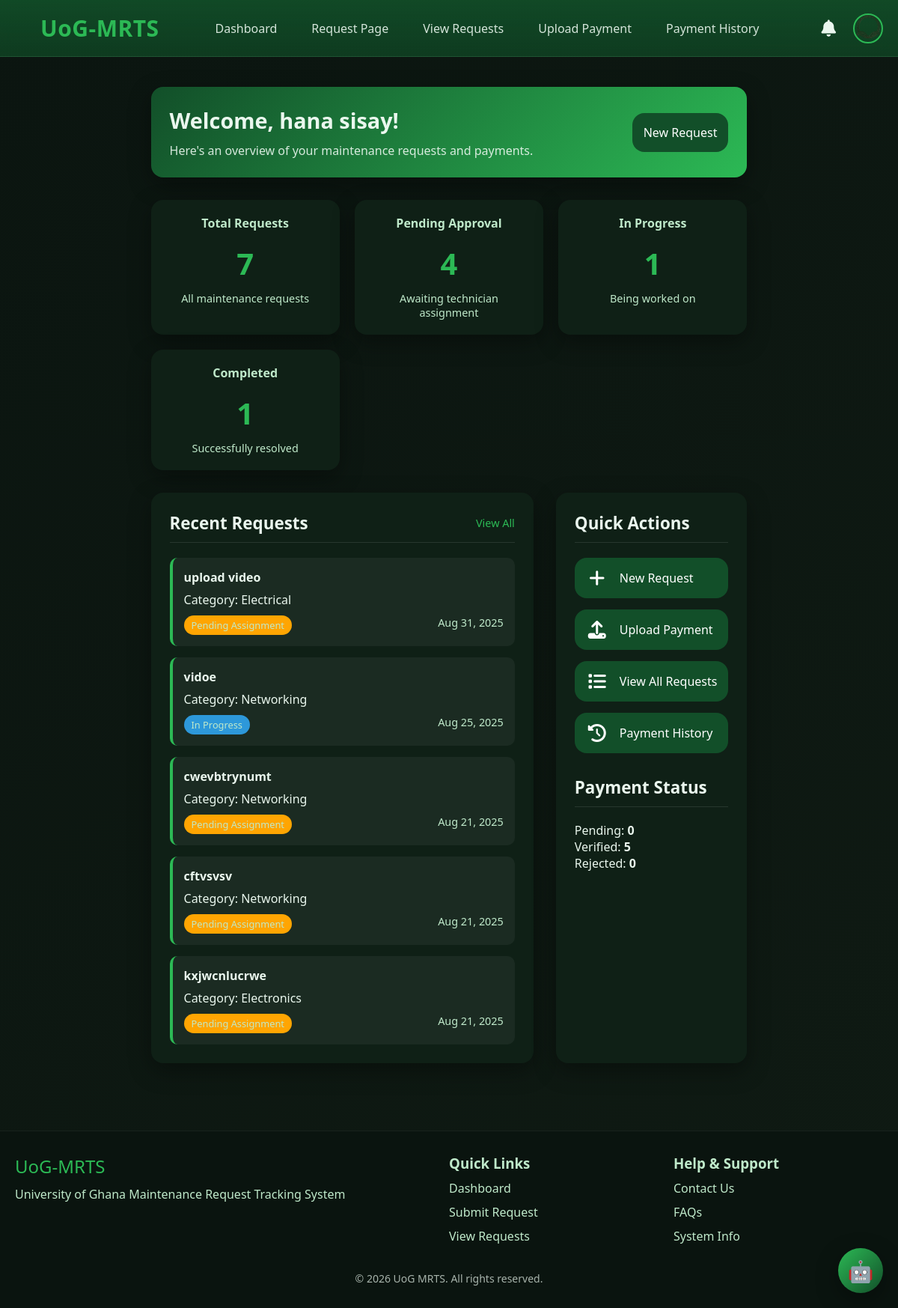
Screenshot of /dashboard/external_dashboard.php (signed in) with the database file from the repository.
### tables this page shows
CREATE TABLE IF NOT EXISTS `users` (
  `id` int NOT NULL AUTO_INCREMENT,
  `fullname` varchar(100) DEFAULT NULL,
  `username` varchar(100) DEFAULT NULL,
  `email` varchar(100) DEFAULT NULL,
  `phone` varchar(20) DEFAULT NULL,
  `telegram` varchar(100) DEFAULT NULL,
  `role` varchar(50) DEFAULT NULL,
  `specialization` varchar(100) DEFAULT NULL,
  `password` varchar(255) DEFAULT NULL,
  `is_approved` tinyint(1) DEFAULT '0',
  `temp_password_flag` tinyint(1) DEFAULT '0',
  `account_status` enum('enabled','disabled') NOT NULL DEFAULT 'enabled',
  `failed_attempts` int NOT NULL DEFAULT '0',
  `last_failed_login` datetime DEFAULT NULL,
  `profile_image` varchar(255) DEFAULT NULL,
  PRIMARY KEY (`id`)
);

CREATE TABLE IF NOT EXISTS `requests` (
  `id` int NOT NULL AUTO_INCREMENT,
  `requested_by` int DEFAULT NULL,
  `issue_title` varchar(255) DEFAULT NULL,
  `issue_description` text,
  `category` varchar(100) DEFAULT NULL,
  `campus` varchar(100) DEFAULT NULL,
  `building_number` varchar(50) DEFAULT NULL,
  `room_number` varchar(50) DEFAULT NULL,
  `image_path` varchar(255) DEFAULT NULL,
  `audio_path` varchar(255) DEFAULT NULL,
  `video_path` varchar(255) DEFAULT NULL,
  `assigned_technician_id` int DEFAULT NULL,
  `created_at` timestamp NULL DEFAULT CURRENT_TIMESTAMP,
  `user_type` enum('staff','external') DEFAULT 'staff',
  `status` enum('Pending Assignment','Assigned','In Progress','Completed') NOT NULL DEFAULT 'Pending Assignment',
  `price_status` enum('Not Set','Pending Payment','Paid','Verified') DEFAULT NULL,
  PRIMARY KEY (`id`),
  KEY `requested_by` (`requested_by`)
);

CREATE TABLE IF NOT EXISTS `paymentproof` (
  `id` int NOT NULL AUTO_INCREMENT,
  `request_id` int NOT NULL,
  `price` decimal(10,2) DEFAULT NULL,
  `payment_instructions` varchar(255) DEFAULT NULL,
  `payment_code` varchar(100) DEFAULT NULL,
  `payment_screenshot_path` varchar(255) DEFAULT NULL,
  `verified_status` enum('Pending','Waiting Payment','Pending Payment Verification','Verified','Rejected') NOT NULL DEFAULT 'Pending',
  `created_at` timestamp NULL DEFAULT CURRENT_TIMESTAMP,
  `tx_ref` varchar(100) DEFAULT NULL,
  PRIMARY KEY (`id`),
  KEY `request_id` (`request_id`)
);

### dashboard/external_dashboard.php (the view, shortened to what this page needs)
<?php
$conn = new mysqli("localhost", "root", "", "test_uog");
$stmt = $conn->prepare("SELECT profile_image FROM users WHERE id = ?");
$stmt->bind_param("i", $_SESSION['user_id']);
$stmt->execute();
$stmt->bind_result($photo);
$user_id = $_SESSION['user_id'];
$stats_query = "SELECT
    COUNT(*) as total_requests,
    SUM(CASE WHEN status = 'Pending Assignment' THEN 1 ELSE 0 END) as pending,
    SUM(CASE WHEN status = 'Assigned' THEN 1 ELSE 0 END) as assigned,
    SUM(CASE WHEN status = 'In Progress' THEN 1 ELSE 0 END) as in_progress,
    SUM(CASE WHEN status = 'Completed' THEN 1 ELSE 0 END) as completed
FROM requests
WHERE requested_by = ? AND user_type = 'external'";
$stmt = $conn->prepare($stats_query);
$stmt->bind_param("i", $user_id);
$stmt->execute();
$stats_result = $stmt->get_result();
$stats = $stats_result->fetch_assoc();
$payment_query = "SELECT
    COUNT(*) as total_payments,
    SUM(CASE WHEN pp.verified_status = 'Pending' OR pp.verified_status = 'Pending Payment Verification' THEN 1 ELSE 0 END) as pending_payments,
    SUM(CASE WHEN pp.verified_status = 'Verified' THEN 1 ELSE 0 END) as verified_payments,
    SUM(CASE WHEN pp.verified_status = 'Rejected' THEN 1 ELSE 0 END) as rejected_payments
FROM paymentproof pp
JOIN requests r ON pp.request_id = r.id
WHERE r.requested_by = ? AND r.user_type = 'external'";
$stmt = $conn->prepare($payment_query);
$stmt->bind_param("i", $user_id);
$stmt->execute();
$payment_result = $stmt->get_result();
$payment_stats = $payment_result->fetch_assoc();
$recent_requests_query = "SELECT
    r.id, r.issue_title, r.category, r.status, r.created_at,
    pp.verified_status, pp.price
FROM requests r
LEFT JOIN paymentproof pp ON r.id = pp.request_id
WHERE r.requested_by = ? AND r.user_type = 'external'
ORDER BY r.created_at DESC
LIMIT 5";
$stmt = $conn->prepare($recent_requests_query);
$stmt->bind_param("i", $user_id);
$stmt->execute();
$recent_requests_result = $stmt->get_result();
$recent_requests = [];
while ($row = $recent_requests_result->fetch_assoc()) {
    $recent_requests[] = $row;
}
$avatar_type = $photo ? "image" : "icon";
$avatar_value = $photo ? "uploads/" . htmlspecialchars($photo) : "👤";
?>
<!DOCTYPE html>
<html lang="en">
<head>
<link rel="stylesheet" href="https://cdnjs.cloudflare.com/ajax/libs/font-awesome/6.4.0/css/all.min.css">
<link rel="stylesheet" href="external_dashboard.css">
</head>
<body>
<nav class="nav">
    <div class="nav-inner">
        <div class="brand">
            <div class="brand-badge" aria-hidden="true">
                <svg viewBox="0 0 24 24"></svg>
            </div>
            <span style="font-size: 30px; color: #2CB955;">UoG-MRTS</span>
        </div>
        <div class="nav-links">
          <a href="external_dashboard.php">Dashboard</a>
            <a href="external_user.php">Request Page</a>
            <a href="view_requests.php">View Requests</a>
            <a href="external_payment_upload.php">Upload Payment</a>
            <a href="external_payment_history.php">Payment History</a>
        </div>
        <div class="nav-right">
            <a href="notifications.php" class="notification-bell">
                 <i class="fas fa-bell"></i>
            </a>
            <div class="profile-container">
                <?php if ($avatar_type === "image"): ?>
                    <img src="<?php echo $avatar_value; ?>" alt="Profile" class="profile-pic">
                <?php else: ?>
                    <div class="profile-icon"><?php echo $avatar_value; ?></div>
                <?php endif; ?>
            </div>
        </div>
    </div>
</nav>
<div class="main-content">
    <div class="dashboard-container">
        <div class="welcome-banner">
            <div class="welcome-text">
                <h2>Welcome, <?php echo htmlspecialchars($_SESSION['fullname'] ?? 'External User'); ?>!</h2>
                <p>Here's an overview of your maintenance requests and payments.</p>
            </div>
            <div class="welcome-actions">
                <a href="external_user.php" class="action-btn">New Request</a>
            </div>
        </div>
        <div class="stats-grid">
            <div class="stat-card">
                <h3>Total Requests</h3>
                <p class="stat-number"><?php echo $stats['total_requests'] ?? 0; ?></p>
                <p class="stat-desc">All maintenance requests</p>
            </div>
            <div class="stat-card">
                <h3>Pending Approval</h3>
                <p class="stat-number"><?php echo $stats['pending'] ?? 0; ?></p>
                <p class="stat-desc">Awaiting technician assignment</p>
            </div>
            <div class="stat-card">
                <h3>In Progress</h3>
                <p class="stat-number"><?php echo $stats['in_progress'] ?? 0; ?></p>
                <p class="stat-desc">Being worked on</p>
            </div>
            <div class="stat-card">
                <h3>Completed</h3>
                <p class="stat-number"><?php echo $stats['completed'] ?? 0; ?></p>
                <p class="stat-desc">Successfully resolved</p>
            </div>
        </div>
        <div class="dashboard-sections">
            <div class="recent-section">
                <div class="section-header">
                    <h2>Recent Requests</h2>
                    <a href="view_requests.php" class="view-all">View All</a>
                </div>
                <div class="requests-list">
                    <?php if (!empty($recent_requests)): ?>
                        <?php foreach($recent_requests as $request):
                            $status_class = '';
                            if ($request['status'] == 'In Progress') $status_class = 'status-inprogress';
                            if ($request['status'] == 'Pending Assignment') $status_class = 'status-pending';
                        ?>
                        <div class="request-item">
                            <h4><?php echo htmlspecialchars($request['issue_title']); ?></h4>
                            <p>Category: <?php echo htmlspecialchars($request['category']); ?></p>
                            <div class="request-meta">
                                <span class="status-badge <?php echo $status_class; ?>"><?php echo $request['status']; ?></span>
                                <span><?php echo date('M j, Y', strtotime($request['created_at'])); ?></span>
                            </div>
                        </div>
                        <?php endforeach; ?>
                    <?php else: ?>
                        <p>You haven't submitted any requests yet.</p>
                    <?php endif; ?>
                </div>
            </div>
            <div class="quick-actions">
                <div class="section-header">
                    <h2>Quick Actions</h2>
                </div>
                <div class="action-buttons">
                    <a href="external_user.php" class="action-btn">
                        <i class="fas fa-plus"></i>
                        <span>New Request</span>
                    </a>
                    <a href="external_payment_upload.php" class="action-btn">
                        <i class="fas fa-upload"></i>
                        <span>Upload Payment</span>
                    </a>
                    <a href="view_requests.php" class="action-btn">
                        <i class="fas fa-list"></i>
                        <span>View All Requests</span>
                    </a>
                    <a href="external_payment_history.php" class="action-btn">
                        <i class="fas fa-history"></i>
                        <span>Payment History</span>
                    </a>
                </div>
                <div class="section-header" style="margin-top: 30px;">
                    <h2>Payment Status</h2>
                </div>
                <div class="payment-summary">
                    <div class="payment-stat">
                        <span>Pending: </span>
                        <strong><?php echo $payment_stats['pending_payments'] ?? 0; ?></strong>
                    </div>
                    <div class="payment-stat">
                        <span>Verified: </span>
                        <strong><?php echo $payment_stats['verified_payments'] ?? 0; ?></strong>
                    </div>
                    <div class="payment-stat">
                        <span>Rejected: </span>
                        <strong><?php echo $payment_stats['rejected_payments'] ?? 0; ?></strong>
                    </div>
                </div>
            </div>
        </div>
    </div>
</div>
<footer>
    <div class="footer-inner">
        <div>
            <div class="brand-footer">
                <span style="font-size: 24px; color: #2CB955;">UoG-MRTS</span>
            </div>
            <p class="muted">University of Ghana Maintenance Request Tracking System</p>
        </div>
        <div class="muted">
            <h3>Quick Links</h3>
            <a href="external_dashboard.php">Dashboard</a>
            <a href="external_user.php">Submit Request</a>
            <a href="view_requests.php">View Requests</a>
        </div>
        <div class="muted">
            <h3>Help & Support</h3>
            <a href="#">Contact Us</a>
            <a href="#">FAQs</a>
            <a href="#">System Info</a>
        </div>
        <div class="credits">© <span id="year"></span> UoG MRTS. All rights reserved.</div>
    </div>
</footer>
<button id="aiButton">🤖</button>
</body>
</html>

### dashboard/external_dashboard.css (style rules this page uses)
:root { --green-apple: #2CB955; --green-dark: #124F29; --bg: #0b1510; --text: #eaf7ee; --muted: #bfe9ca; --card: #0f2016; --shadow: 0 10px 30px rgba(0,0,0,.35); --radius: 16px; }
* { margin: 0; padding: 0; box-sizing: border-box; font-family: 'Segoe UI', Tahoma, Geneva, Verdana, sans-serif; }
body { background: linear-gradient(135deg, var(--bg), #0f1a13); color: var(--text); min-height: 100vh; display: flex; flex-direction: column; }
.nav { position: sticky; top: 0; z-index: 1000; backdrop-filter: saturate(140%) blur(8px); background: linear-gradient(180deg, rgba(18,79,41,.9), rgba(18,79,41,.65)); border-bottom: 1px solid rgba(255,255,255,.06); }
.nav-inner { max-width: 1200px; margin: 0 auto; display: flex; gap: 16px; align-items: center; justify-content: space-between; padding: 14px 20px; }
.brand { display: flex; gap: 10px; align-items: center; font-weight: 800; letter-spacing: .5px; }
.brand-badge svg { width: 24px; height: 24px; fill: white; }
.nav-links { display: flex; gap: 22px; align-items: center; }
.nav-links a { color: var(--text); text-decoration: none; opacity: .9; transition: opacity 0.2s ease; padding: 8px 12px; border-radius: 6px; }
.nav-right { display: flex; gap: 15px; align-items: center; }
.notification-bell { position: relative; color: var(--text); text-decoration: none; font-size: 1.4rem; padding: 8px; border-radius: 50%; transition: background 0.3s; }
.profile-container { position: relative; display: flex; align-items: center; }
.profile-pic { width: 40px; height: 40px; border-radius: 50%; object-fit: cover; cursor: pointer; border: 2px solid var(--green-apple); transition: transform 0.3s, box-shadow 0.3s; }
.main-content { flex: 1; display: flex; align-items: center; justify-content: center; padding: 40px; }
footer { border-top: 1px solid rgba(255,255,255,.06); background: #0a140f; padding: 30px 20px; }
.footer-inner { max-width: 1200px; margin: 0 auto; display: grid; grid-template-columns: 2fr 1fr 1fr; gap: 20px; }
.brand-footer { display: flex; gap: 10px; align-items: center; margin-bottom: 10px; }
.credits { grid-column: 1/-1; opacity: .7; font-size: 14px; text-align: center; padding-top: 16px; }
.muted { color: var(--muted); }
.muted a { color: var(--muted); text-decoration: none; transition: color 0.3s; display: block; margin-top: 10px; }
#aiButton { position: fixed; bottom: 20px; right: 20px; width: 60px; height: 60px; border-radius: 50%; background: linear-gradient(135deg, var(--green-apple), var(--green-dark)); color: white; border: none; cursor: pointer; font-size: 28px; box-shadow: var(--shadow); z-index: 1000; transition: transform 0.2s; }

### rows the page displays
users: profile_image (picture)
requests: issue_title "upload video", category "Electrical", status "Pending Assignment", created_at "Aug 31, 2025"
paymentproof: request.issue_title "vidoe", request.category "Networking", request.status "In Progress", request.created_at "Aug 25, 2025"
paymentproof: request.issue_title "cwevbtrynumt", request.category "Networking", request.status "Pending Assignment", request.created_at "Aug 21, 2025"
paymentproof: request.issue_title "cftvsvsv", request.category "Networking", request.status "Pending Assignment", request.created_at "Aug 21, 2025"
paymentproof: request.issue_title "kxjwcnlucrwe", request.category "Electronics", request.status "Pending Assignment", request.created_at "Aug 21, 2025"

### other values shown
$_SESSION['fullname'] "hana sisay"
$stats['total_requests'] "7"
$stats['pending'] "4"
$stats['in_progress'] "1"
$stats['completed'] "1"
$payment_stats['pending_payments'] "0"
$payment_stats['verified_payments'] "5"
$payment_stats['rejected_payments'] "0"
